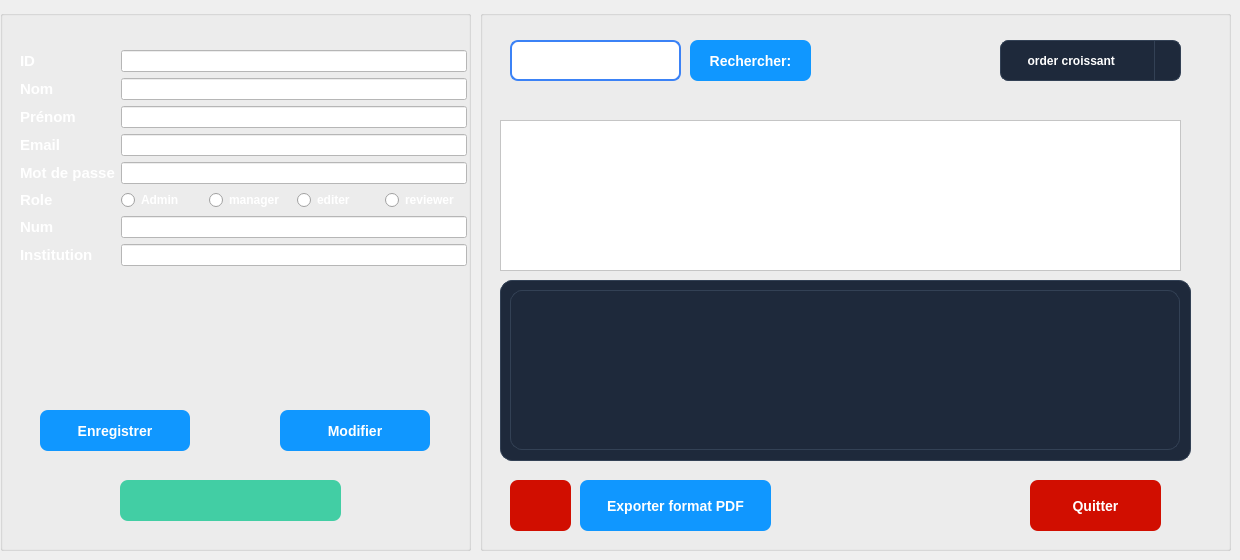
     <widget class="QWidget" name="stackedWidgetPage1">
      <widget class="QGroupBox" name="groupBox_Utilisateur_Form">
       <property name="geometry">
        <rect>
         <x>0</x>
         <y>10</y>
         <width>471</width>
         <height>541</height>
        </rect>
       </property>
       <property name="styleSheet">
        <string notr="true">background-color: rgb(0, 36, 168);
border: #A8D3F0;
/* Style pour tous les GroupBox */
QGroupBox {
    border: 2px solid #2c3e50; /* Couleur de la bordure */
    border-radius: 15px;      /* MÃªme arrondi que les boutons */
    margin-top: 20px;         /* Espace pour le titre en haut */
    font-weight: bold;
    color: #2c3e50;
}
/* Style spÃ©cifique pour le titre du GroupBox */
QGroupBox::title {
    subcontrol-origin: margin;
    subcontrol-position: top center; /* Place le titre en haut au centre */
    padding: 0 10px;
}</string>
       </property>
       <property name="title">
        <string />
       </property>
       <widget class="QWidget" name="formLayoutWidget_Utilisateur">
        <property name="geometry">
         <rect>
          <x>20</x>
          <y>40</y>
          <width>447</width>
          <height>261</height>
         </rect>
        </property>
        <layout class="QFormLayout" name="formLayout_Utilisateur">
         <item row="0" column="0">
          <widget class="QLabel" name="label_ID_Utilisateur">
           <property name="text">
            <string>&lt;html&gt;&lt;head/&gt;&lt;body&gt;&lt;p&gt;&lt;span style=" font-size:11pt; font-weight:700; color:#ffffff;"&gt;ID&lt;/span&gt;&lt;/p&gt;&lt;/body&gt;&lt;/html&gt;</string>
           </property>
          </widget>
         </item>
         <item row="0" column="1">
          <widget class="QLineEdit" name="lineEdit_ID_Utilisateur">
           <property name="styleSheet">
            <string notr="true">background-color: rgb(255, 255, 255);</string>
           </property>
          </widget>
         </item>
         <item row="1" column="0">
          <widget class="QLabel" name="label_Nom_Utilisateur">
           <property name="text">
            <string>&lt;html&gt;&lt;head/&gt;&lt;body&gt;&lt;p&gt;&lt;span style=" font-size:11pt; font-weight:700; color:#ffffff;"&gt;Nom&lt;/span&gt;&lt;/p&gt;&lt;/body&gt;&lt;/html&gt;</string>
           </property>
          </widget>
         </item>
         <item row="1" column="1">
          <widget class="QLineEdit" name="lineEdit_Nom_Utilisateur">
           <property name="styleSheet">
            <string notr="true">background-color: rgb(255, 255, 255);</string>
           </property>
          </widget>
         </item>
         <item row="2" column="0">
          <widget class="QLabel" name="label_Prenom_Utilisateur">
           <property name="text">
            <string>&lt;html&gt;&lt;head/&gt;&lt;body&gt;&lt;p&gt;&lt;span style=" font-size:11pt; font-weight:700; color:#ffffff;"&gt;Prénom&lt;/span&gt;&lt;/p&gt;&lt;/body&gt;&lt;/html&gt;</string>
           </property>
          </widget>
         </item>
         <item row="2" column="1">
          <widget class="QLineEdit" name="lineEdit_Prenom_Utilisateur">
           <property name="styleSheet">
            <string notr="true">background-color: rgb(255, 255, 255);</string>
           </property>
          </widget>
         </item>
         <item row="3" column="0">
          <widget class="QLabel" name="label_Email_Utilisateur">
           <property name="text">
            <string>&lt;html&gt;&lt;head/&gt;&lt;body&gt;&lt;p&gt;&lt;span style=" font-size:11pt; font-weight:700; color:#ffffff;"&gt;Email&lt;/span&gt;&lt;/p&gt;&lt;/body&gt;&lt;/html&gt;</string>
           </property>
          </widget>
         </item>
         <item row="3" column="1">
          <widget class="QLineEdit" name="lineEdit_Email_Utilisateur">
           <property name="styleSheet">
            <string notr="true">background-color: rgb(255, 255, 255);</string>
           </property>
          </widget>
         </item>
         <item row="4" column="0">
          <widget class="QLabel" name="label_Mdp_Utilisateur">
           <property name="text">
            <string>&lt;html&gt;&lt;head/&gt;&lt;body&gt;&lt;p&gt;&lt;span style=" font-size:11pt; font-weight:700; color:#ffffff;"&gt;Mot de passe&lt;/span&gt;&lt;/p&gt;&lt;/body&gt;&lt;/html&gt;</string>
           </property>
          </widget>
         </item>
         <item row="4" column="1">
          <widget class="QLineEdit" name="lineEdit_Mdp_Utilisateur">
           <property name="styleSheet">
            <string notr="true">background-color: rgb(255, 255, 255);</string>
           </property>
           <property name="echoMode">
            <enum>QLineEdit::EchoMode::Password</enum>
           </property>
          </widget>
         </item>
         <item row="5" column="0">
          <widget class="QLabel" name="label_Role_Utilisateur">
           <property name="text">
            <string>&lt;html&gt;&lt;head/&gt;&lt;body&gt;&lt;p&gt;&lt;span style=" font-size:11pt; font-weight:700; color:#ffffff;"&gt;Role&lt;/span&gt;&lt;/p&gt;&lt;/body&gt;&lt;/html&gt;</string>
           </property>
          </widget>
         </item>
         <item row="5" column="1">
          <layout class="QHBoxLayout" name="horizontalLayout_Role">
           <item>
            <widget class="QRadioButton" name="radioButton_Admin_7">
             <property name="styleSheet">
              <string notr="true">color: white; font-weight: bold;</string>
             </property>
             <property name="text">
              <string>Admin</string>
             </property>
            </widget>
           </item>
           <item>
            <widget class="QRadioButton" name="radioButton_Admin_2">
             <property name="styleSheet">
              <string notr="true">color: white; font-weight: bold;</string>
             </property>
             <property name="text">
              <string>manager</string>
             </property>
            </widget>
           </item>
           <item>
            <widget class="QRadioButton" name="radioButton_Admin">
             <property name="styleSheet">
              <string notr="true">color: white; font-weight: bold;</string>
             </property>
             <property name="text">
              <string>editer</string>
             </property>
            </widget>
           </item>
           <item>
            <widget class="QRadioButton" name="radioButton_Chercheur">
             <property name="styleSheet">
              <string notr="true">color: white; font-weight: bold;</string>
             </property>
             <property name="text">
              <string>reviewer</string>
             </property>
            </widget>
           </item>
          </layout>
         </item>
         <item row="6" column="0">
          <widget class="QLabel" name="label_num">
           <property name="text">
            <string>&lt;html&gt;&lt;head/&gt;&lt;body&gt;&lt;p&gt;&lt;span style=" font-size:11pt; font-weight:700; color:#ffffff;"&gt;Num&lt;/span&gt;&lt;/p&gt;&lt;/body&gt;&lt;/html&gt;</string>
           </property>
          </widget>
         </item>
         <item row="6" column="1">
          <widget class="QLineEdit" name="lineEdit_Institution_Utilisateur_2">
           <property name="styleSheet">
            <string notr="true">background-color: rgb(255, 255, 255);</string>
           </property>
          </widget>
         </item>
         <item row="7" column="0">
          <widget class="QLabel" name="label_Institution">
           <property name="text">
            <string>&lt;html&gt;&lt;head/&gt;&lt;body&gt;&lt;p&gt;&lt;span style=" font-size:11pt; font-weight:700; color:#ffffff;"&gt;Institution&lt;/span&gt;&lt;/p&gt;&lt;/body&gt;&lt;/html&gt;</string>
           </property>
          </widget>
         </item>
         <item row="7" column="1">
          <widget class="QLineEdit" name="lineEdit_Institution_Utilisateur_3">
           <property name="styleSheet">
            <string notr="true">background-color: rgb(255, 255, 255);</string>
           </property>
          </widget>
         </item>
        </layout>
       </widget>
       <widget class="QPushButton" name="btn_Enregistrer_Utilisateur">
        <property name="geometry">
         <rect>
          <x>40</x>
          <y>400</y>
          <width>150</width>
          <height>41</height>
         </rect>
        </property>
        <property name="minimumSize">
         <size>
          <width>0</width>
          <height>0</height>
         </size>
        </property>
        <property name="styleSheet">
         <string notr="true">QPushButton {
    
    color: white;
    border: none;
    border-radius: 8px;
    padding: 8px 20px;
	
	 background-color: rgb(16, 151, 255);   /* normal state */
    font-size: 14px;
    font-weight: bold;
}

QPushButton:hover {
    background-color: #059669;   /* darker on hover */
}
</string>
        </property>
        <property name="text">
         <string>Enregistrer</string>
        </property>
       </widget>
       <widget class="QPushButton" name="modif_3">
        <property name="geometry">
         <rect>
          <x>280</x>
          <y>400</y>
          <width>150</width>
          <height>41</height>
         </rect>
        </property>
        <property name="styleSheet">
         <string notr="true">QPushButton {
   background-color: rgb(16, 151, 255);   /* normal state */
    color: white;
    border: none;
    border-radius: 8px;
    padding: 8px 20px;
    font-size: 14px;
    font-weight: bold;
}

QPushButton:hover {
    background-color: #059669;   /* darker on hover */
}
</string>
        </property>
        <property name="text">
         <string>Modifier</string>
        </property>
       </widget>
       <widget class="QPushButton" name="annulerajout_client_3">
        <property name="geometry">
         <rect>
          <x>120</x>
          <y>470</y>
          <width>221</width>
          <height>41</height>
         </rect>
        </property>
        <property name="styleSheet">
         <string notr="true">QPushButton {
	

	
	
	background-color: rgb(66, 206, 164);
	
    color: white;
    border: none;
    border-radius: 8px;
    padding: 8px 20px;
    font-size: 14px;
    font-weight: bold;
}

QPushButton:hover {
      /* darker on hover */
	background-color: rgb(140, 0, 0);
}
</string>
        </property>
        <property name="text">
         <string />
        </property>
        <property name="icon">
         <iconset theme="QIcon::ThemeIcon::EditClear" />
        </property>
       </widget>
      </widget>
      <widget class="QGroupBox" name="groupBox_Session_List_6">
       <property name="geometry">
        <rect>
         <x>480</x>
         <y>10</y>
         <width>751</width>
         <height>541</height>
        </rect>
       </property>
       <property name="styleSheet">
        <string notr="true">background-color: rgb(0, 36, 168);
border: #A8D3F0;
/* Style pour tous les GroupBox */
QGroupBox {
    border: 2px solid #2c3e50; /* Couleur de la bordure */
    border-radius: 15px;      /* MÃªme arrondi que les boutons */
    margin-top: 20px;         /* Espace pour le titre en haut */
    font-weight: bold;
    color: #2c3e50;
}
/* Style spÃ©cifique pour le titre du GroupBox */
QGroupBox::title {
    subcontrol-origin: margin;
    subcontrol-position: top center; /* Place le titre en haut au centre */
    padding: 0 10px;
}</string>
       </property>
       <property name="title">
        <string />
       </property>
       <widget class="QTableView" name="tableWidget_10">
        <property name="geometry">
         <rect>
          <x>20</x>
          <y>110</y>
          <width>681</width>
          <height>151</height>
         </rect>
        </property>
        <property name="styleSheet">
         <string notr="true">background-color: rgb(255, 255, 255);</string>
        </property>
       </widget>
       <widget class="QGroupBox" name="groupBox_Stats_Utilisateur">
        <property name="geometry">
         <rect>
          <x>20</x>
          <y>270</y>
          <width>691</width>
          <height>181</height>
         </rect>
        </property>
        <property name="styleSheet">
         <string notr="true">background-color: #1e293b; border: 1px solid #334155; border-radius: 12px; font-weight: bold;</string>
        </property>
        <property name="title">
         <string />
        </property>
        <widget class="QLabel" name="label_Chart_Utilisateur">
         <property name="geometry">
          <rect>
           <x>10</x>
           <y>10</y>
           <width>670</width>
           <height>160</height>
          </rect>
         </property>
         <property name="text">
          <string />
         </property>
        </widget>
       </widget>
       <widget class="QPushButton" name="pushButton_supprimer_client_2">
        <property name="geometry">
         <rect>
          <x>30</x>
          <y>470</y>
          <width>61</width>
          <height>51</height>
         </rect>
        </property>
        <property name="styleSheet">
         <string notr="true">QPushButton {

	background-color: rgb(209, 14, 0);

	
    color: white;
    border: none;
    border-radius: 8px;
    padding: 8px 20px;
    font-size: 14px;
    font-weight: bold;
}

QPushButton:hover {
      /* darker on hover */
	background-color: rgb(209, 14, 0);
;
}
</string>
        </property>
        <property name="text">
         <string />
        </property>
        <property name="icon">
         <iconset theme="QIcon::ThemeIcon::EditDelete" />
        </property>
       </widget>
       <widget class="QPushButton" name="pushButton_pdfclient">
        <property name="geometry">
         <rect>
          <x>100</x>
          <y>470</y>
          <width>191</width>
          <height>51</height>
         </rect>
        </property>
        <property name="styleSheet">
         <string notr="true">QPushButton {
    background-color: rgb(16, 151, 255);
    color: white;
    border: none;
    border-radius: 8px;
    padding: 8px 20px;
    font-size: 14px;
    font-weight: bold;
}
QPushButton:hover {
    background-color: #059669;
}
</string>
        </property>
        <property name="text">
         <string>Exporter format PDF</string>
        </property>
       </widget>
       <widget class="QPushButton" name="quitterSession_7">
        <property name="geometry">
         <rect>
          <x>550</x>
          <y>470</y>
          <width>131</width>
          <height>51</height>
         </rect>
        </property>
        <property name="styleSheet">
         <string notr="true">QPushButton {

	background-color: rgb(209, 14, 0);
	
    color: white;
    border: none;
    border-radius: 8px;
    padding: 8px 20px;
    font-size: 14px;
    font-weight: bold;
}

QPushButton:hover {
      /* darker on hover */
	background-color: rgb(140, 0, 0);
}

</string>
        </property>
        <property name="text">
         <string>Quitter</string>
        </property>
       </widget>
       <widget class="QPushButton" name="pushButton_recherche_4">
        <property name="geometry">
         <rect>
          <x>210</x>
          <y>30</y>
          <width>121</width>
          <height>41</height>
         </rect>
        </property>
        <property name="styleSheet">
         <string notr="true">QPushButton {
    background-color: rgb(16, 151, 255);   /* normal state */
    color: white;
    border: none;
    border-radius: 8px;
    padding: 8px 20px;
    font-size: 14px;
    font-weight: bold;
}

QPushButton:hover {
    background-color: #059669;   /* darker on hover */
}
</string>
        </property>
        <property name="text">
         <string>Rechercher:</string>
        </property>
        <property name="icon">
         <iconset theme="QIcon::ThemeIcon::EditFind" />
        </property>
       </widget>
       <widget class="QLineEdit" name="rechSession_7">
        <property name="geometry">
         <rect>
          <x>30</x>
          <y>30</y>
          <width>171</width>
          <height>41</height>
         </rect>
        </property>
        <property name="styleSheet">
         <string notr="true">QLineEdit {
    /* dark background */
	background-color: rgb(255, 255, 255);
    color: #1f2937;              /* typed text color */
    border: 2px solid #3b82f6;   /* blue border */
    border-radius: 8px;
    
    font-size: 14px;
}

QLineEdit::placeholder {
    color: white;                /* placeholder text color */
}
</string>
        </property>
       </widget>
       <widget class="QComboBox" name="comboBox_11">
        <property name="geometry">
         <rect>
          <x>520</x>
          <y>30</y>
          <width>181</width>
          <height>41</height>
         </rect>
        </property>
        <property name="palette">
         <palette>
          <active>
           <colorrole role="WindowText">
            <brush brushstyle="SolidPattern">
             <color alpha="255">
              <red>255</red>
              <green>255</green>
              <blue>255</blue>
             </color>
            </brush>
           </colorrole>
           <colorrole role="Button">
            <brush brushstyle="SolidPattern">
             <color alpha="255">
              <red>30</red>
              <green>41</green>
              <blue>59</blue>
             </color>
            </brush>
           </colorrole>
           <colorrole role="Light">
            <brush brushstyle="SolidPattern">
             <color alpha="255">
              <red>255</red>
              <green>255</green>
              <blue>255</blue>
             </color>
            </brush>
           </colorrole>
           <colorrole role="Midlight">
            <brush brushstyle="SolidPattern">
             <color alpha="255">
              <red>255</red>
              <green>255</green>
              <blue>255</blue>
             </color>
            </brush>
           </colorrole>
           <colorrole role="Dark">
            <brush brushstyle="SolidPattern">
             <color alpha="255">
              <red>127</red>
              <green>127</green>
              <blue>127</blue>
             </color>
            </brush>
           </colorrole>
           <colorrole role="Mid">
            <brush brushstyle="SolidPattern">
             <color alpha="255">
              <red>170</red>
              <green>170</green>
              <blue>170</blue>
             </color>
            </brush>
           </colorrole>
           <colorrole role="Text">
            <brush brushstyle="SolidPattern">
             <color alpha="255">
              <red>255</red>
              <green>255</green>
              <blue>255</blue>
             </color>
            </brush>
           </colorrole>
           <colorrole role="BrightText">
            <brush brushstyle="SolidPattern">
             <color alpha="255">
              <red>255</red>
              <green>255</green>
              <blue>255</blue>
             </color>
            </brush>
           </colorrole>
           <colorrole role="ButtonText">
            <brush brushstyle="SolidPattern">
             <color alpha="255">
              <red>255</red>
              <green>255</green>
              <blue>255</blue>
             </color>
            </brush>
           </colorrole>
           <colorrole role="Base">
            <brush brushstyle="SolidPattern">
             <color alpha="255">
              <red>30</red>
              <green>41</green>
              <blue>59</blue>
             </color>
            </brush>
           </colorrole>
           <colorrole role="Window">
            <brush brushstyle="SolidPattern">
             <color alpha="255">
              <red>30</red>
              <green>41</green>
              <blue>59</blue>
             </color>
            </brush>
           </colorrole>
           <colorrole role="Shadow">
            <brush brushstyle="SolidPattern">
             <color alpha="255">
              <red>0</red>
              <green>0</green>
              <blue>0</blue>
             </color>
            </brush>
           </colorrole>
           <colorrole role="AlternateBase">
            <brush brushstyle="SolidPattern">
             <color alpha="255">
              <red>255</red>
              <green>255</green>
              <blue>255</blue>
             </color>
            </brush>
           </colorrole>
           <colorrole role="ToolTipBase">
            <brush brushstyle="SolidPattern">
             <color alpha="255">
              <red>255</red>
              <green>255</green>
              <blue>220</blue>
             </color>
            </brush>
           </colorrole>
           <colorrole role="ToolTipText">
            <brush brushstyle="SolidPattern">
             <color alpha="255">
              <red>0</red>
              <green>0</green>
              <blue>0</blue>
             </color>
            </brush>
           </colorrole>
           <colorrole role="PlaceholderText">
            <brush brushstyle="SolidPattern">
             <color alpha="128">
              <red>255</red>
              <green>255</green>
              <blue>255</blue>
             </color>
            </brush>
           </colorrole>
           <colorrole role="Accent">
            <brush brushstyle="SolidPattern">
             <color alpha="255">
              <red>255</red>
              <green>255</green>
              <blue>255</blue>
             </color>
            </brush>
           </colorrole>
          </active>
          <inactive>
           <colorrole role="WindowText">
            <brush brushstyle="SolidPattern">
             <color alpha="255">
              <red>255</red>
              <green>255</green>
              <blue>255</blue>
             </color>
            </brush>
           </colorrole>
           <colorrole role="Button">
            <brush brushstyle="SolidPattern">
             <color alpha="255">
              <red>30</red>
              <green>41</green>
              <blue>59</blue>
             </color>
            </brush>
           </colorrole>
           <colorrole role="Light">
            <brush brushstyle="SolidPattern">
             <color alpha="255">
              <red>255</red>
              <green>255</green>
              <blue>255</blue>
             </color>
            </brush>
           </colorrole>
           <colorrole role="Midlight">
            <brush brushstyle="SolidPattern">
             <color alpha="255">
              <red>255</red>
              <green>255</green>
              <blue>255</blue>
             </color>
            </brush>
           </colorrole>
           <colorrole role="Dark">
            <brush brushstyle="SolidPattern">
             <color alpha="255">
              <red>127</red>
              <green>127</green>
              <blue>127</blue>
             </color>
            </brush>
           </colorrole>
           <colorrole role="Mid">
            <brush brushstyle="SolidPattern">
             <color alpha="255">
              <red>170</red>
              <green>170</green>
              <blue>170</blue>
             </color>
            </brush>
           </colorrole>
           <colorrole role="Text">
            <brush brushstyle="SolidPattern">
             <color alpha="255">
              <red>255</red>
              <green>255</green>
              <blue>255</blue>
             </color>
            </brush>
           </colorrole>
           <colorrole role="BrightText">
            <brush brushstyle="SolidPattern">
             <color alpha="255">
              <red>255</red>
              <green>255</green>
              <blue>255</blue>
             </color>
            </brush>
           </colorrole>
           <colorrole role="ButtonText">
            <brush brushstyle="SolidPattern">
             <color alpha="255">
              <red>255</red>
              <green>255</green>
              <blue>255</blue>
             </color>
            </brush>
           </colorrole>
           <colorrole role="Base">
            <brush brushstyle="SolidPattern">
             <color alpha="255">
              <red>30</red>
              <green>41</green>
              <blue>59</blue>
             </color>
            </brush>
           </colorrole>
           <colorrole role="Window">
            <brush brushstyle="SolidPattern">
             <color alpha="255">
              <red>30</red>
              <green>41</green>
              <blue>59</blue>
             </color>
            </brush>
           </colorrole>
           <colorrole role="Shadow">
            <brush brushstyle="SolidPattern">
             <color alpha="255">
              <red>0</red>
              <green>0</green>
              <blue>0</blue>
             </color>
            </brush>
           </colorrole>
           <colorrole role="AlternateBase">
            <brush brushstyle="SolidPattern">
             <color alpha="255">
              <red>255</red>
              <green>255</green>
              <blue>255</blue>
             </color>
            </brush>
           </colorrole>
           <colorrole role="ToolTipBase">
            <brush brushstyle="SolidPattern">
             <color alpha="255">
              <red>255</red>
              <green>255</green>
              <blue>220</blue>
             </color>
            </brush>
           </colorrole>
           <colorrole role="ToolTipText">
            <brush brushstyle="SolidPattern">
             <color alpha="255">
              <red>0</red>
              <green>0</green>
              <blue>0</blue>
             </color>
            </brush>
           </colorrole>
           <colorrole role="PlaceholderText">
            <brush brushstyle="SolidPattern">
             <color alpha="128">
              <red>255</red>
              <green>255</green>
              <blue>255</blue>
             </color>
            </brush>
           </colorrole>
           <colorrole role="Accent">
            <brush brushstyle="SolidPattern">
             <color alpha="255">
              <red>255</red>
              <green>255</green>
              <blue>255</blue>
             </color>
            </brush>
           </colorrole>
          </inactive>
          <disabled>
           <colorrole role="WindowText">
            <brush brushstyle="SolidPattern">
             <color alpha="255">
              <red>255</red>
              <green>255</green>
              <blue>255</blue>
             </color>
            </brush>
           </colorrole>
           <colorrole role="Button">
            <brush brushstyle="SolidPattern">
             <color alpha="255">
              <red>30</red>
              <green>41</green>
              <blue>59</blue>
             </color>
            </brush>
           </colorrole>
           <colorrole role="Light">
            <brush brushstyle="SolidPattern">
             <color alpha="255">
              <red>255</red>
              <green>255</green>
              <blue>255</blue>
             </color>
            </brush>
           </colorrole>
           <colorrole role="Midlight">
            <brush brushstyle="SolidPattern">
             <color alpha="255">
              <red>255</red>
              <green>255</green>
              <blue>255</blue>
             </color>
            </brush>
           </colorrole>
           <colorrole role="Dark">
            <brush brushstyle="SolidPattern">
             <color alpha="255">
              <red>127</red>
              <green>127</green>
              <blue>127</blue>
             </color>
            </brush>
           </colorrole>
           <colorrole role="Mid">
            <brush brushstyle="SolidPattern">
             <color alpha="255">
              <red>170</red>
              <green>170</green>
              <blue>170</blue>
             </color>
            </brush>
           </colorrole>
           <colorrole role="Text">
            <brush brushstyle="SolidPattern">
             <color alpha="255">
              <red>255</red>
              <green>255</green>
              <blue>255</blue>
             </color>
            </brush>
           </colorrole>
           <colorrole role="BrightText">
            <brush brushstyle="SolidPattern">
             <color alpha="255">
              <red>255</red>
              <green>255</green>
              <blue>255</blue>
             </color>
            </brush>
           </colorrole>
           <colorrole role="ButtonText">
            <brush brushstyle="SolidPattern">
             <color alpha="255">
              <red>255</red>
              <green>255</green>
              <blue>255</blue>
             </color>
            </brush>
           </colorrole>
           <colorrole role="Base">
            <brush brushstyle="SolidPattern">
             <color alpha="255">
              <red>30</red>
              <green>41</green>
              <blue>59</blue>
             </color>
            </brush>
           </colorrole>
           <colorrole role="Window">
            <brush brushstyle="SolidPattern">
             <color alpha="255">
              <red>30</red>
              <green>41</green>
              <blue>59</blue>
             </color>
            </brush>
           </colorrole>
           <colorrole role="Shadow">
            <brush brushstyle="SolidPattern">
             <color alpha="255">
              <red>0</red>
              <green>0</green>
              <blue>0</blue>
             </color>
            </brush>
           </colorrole>
           <colorrole role="AlternateBase">
            <brush brushstyle="SolidPattern">
             <color alpha="255">
              <red>255</red>
              <green>255</green>
              <blue>255</blue>
             </color>
            </brush>
           </colorrole>
           <colorrole role="ToolTipBase">
            <brush brushstyle="SolidPattern">
             <color alpha="255">
              <red>255</red>
              <green>255</green>
              <blue>220</blue>
             </color>
            </brush>
           </colorrole>
           <colorrole role="ToolTipText">
            <brush brushstyle="SolidPattern">
             <color alpha="255">
              <red>0</red>
              <green>0</green>
              <blue>0</blue>
             </color>
            </brush>
           </colorrole>
           <colorrole role="PlaceholderText">
            <brush brushstyle="SolidPattern">
             <color alpha="128">
              <red>255</red>
              <green>255</green>
              <blue>255</blue>
             </color>
            </brush>
           </colorrole>
           <colorrole role="Accent">
            <brush brushstyle="SolidPattern">
             <color alpha="255">
              <red>255</red>
              <green>255</green>
              <blue>255</blue>
             </color>
            </brush>
           </colorrole>
          </disabled>
         </palette>
        </property>
        <property name="styleSheet">
         <string notr="true">QComboBox {
    background-color: #1e293b;
    border: 1px solid #334155;
    border-radius: 8px;
    padding: 2px 10px;
    color: white;
    font-weight: bold;
}
QComboBox:hover {
    border: 1px solid #3b82f6;
}
QComboBox::drop-down {
    subcontrol-origin: padding;
    subcontrol-position: top right;
    width: 25px;
    border-left: 1px solid #334155;
    border-top-right-radius: 8px;
    border-bottom-right-radius: 8px;
}
QComboBox QAbstractItemView {
    background-color: #1e293b;
    border: 1px solid #3b82f6;
    selection-background-color: #3b82f6;
    selection-color: white;
    color: white;
}</string>
        </property>
        <item>
         <property name="text">
          <string>     order croissant</string>
         </property>
        </item>
        <item>
         <property name="text">
          <string>     order decroissant</string>
         </property>
        </item>
       </widget>
      </widget>
     </widget>
